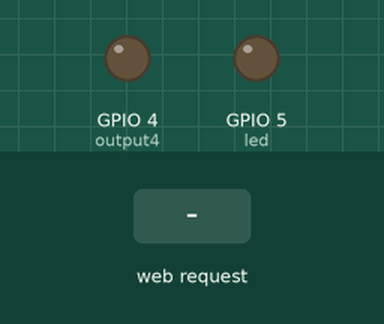
Bench run of a sketch on a simulated ESP8266 (NodeMCU). Parts: output pins drawn as LEDs (lit = HIGH). The inputs (shaded band) are chosen by the test bench. WiFi joins after 1.5 s; servers stay silent unless stated; what the sketch prints to the serial monitor is not drawn.

Above: at 2.7 s.
2.8 s: HTTP request GET /5/on received
At 3.4 s:
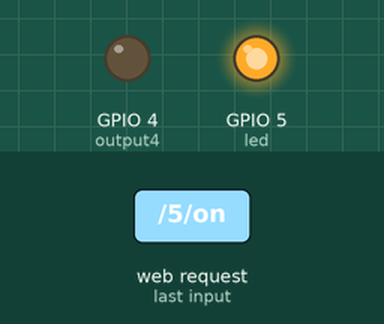
4.3 s: HTTP request GET /4/on received
At 5.5 s:
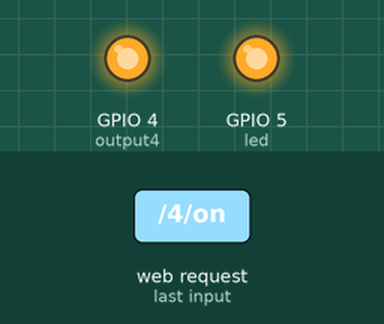
5.8 s: HTTP request GET /5/off received
At 6.8 s:
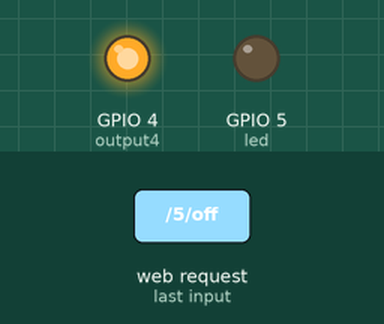
8.8 s: HTTP request GET /4/off received
At 9.1 s:
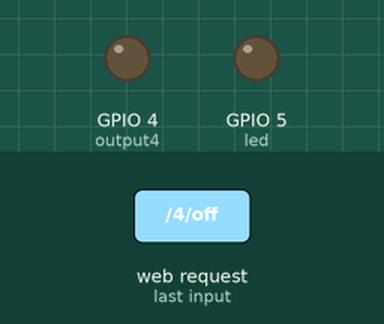
Timing chart, 0 to 11.8 s (numbered marks = the images above; inputs shaded):
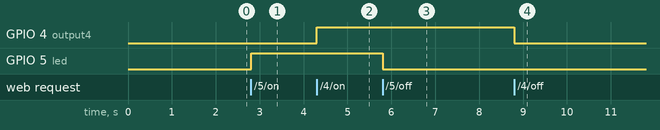

The sketch:

almost.ino
```cpp
#include <ESP8266WiFi.h>
const char* ssid     = "go";
const char* password = "asdfghjkl";
WiFiServer server(80);
String header;
String output5State = "off";
String output4State = "off";
const int output5 = 5;
const int output4 = 4;

char junk;
String inputString="";
#define led 5  // d7
#include<SoftwareSerial.h>

SoftwareSerial PS(3, 1);//(rx,tx)

void setup()                    // run once, when the sketch starts
{
Serial.begin(115200);            // set the baud rate to 9600, same should be of your Serial Monitor
 pinMode(led, OUTPUT);
   pinMode(1, FUNCTION_3);
pinMode(3, FUNCTION_3);
PS.begin(9600);

  // Initialize the output variables as outputs
  pinMode(output5, OUTPUT);
  pinMode(output4, OUTPUT);
  // Set outputs to LOW
  digitalWrite(output5, LOW);
  digitalWrite(output4, LOW);

  // Connect to Wi-Fi network with SSID and password
  Serial.print("Connecting to ");
  Serial.println(ssid);
  WiFi.begin(ssid, password);
  while (WiFi.status() != WL_CONNECTED) {
    delay(500);
    Serial.print(".");
  }
  // Print local IP address and start web server
  Serial.println("");
  Serial.println("WiFi connected.");
  Serial.println("IP address: ");
  Serial.println(WiFi.localIP());
  server.begin();

}

void loop()
{
  if(PS.available()){
  while(PS.available())
{
      char inChar = (char)PS.read();
      inputString += inChar;
}
    Serial.println(inputString);
    while (PS.available() > 0)
    { junk = PS.read() ; }
    if(inputString == "A"){
      digitalWrite(led, HIGH);

    }else if(inputString == "a"){
      digitalWrite(led, LOW);}
      inputString = "";
  }
WiFiClient client = server.available();   // Listen for incoming clients

  if (client) {                             // If a new client connects,
    Serial.println("New Client.");          // print a message out in the serial port
    String currentLine = "";                // make a String to hold incoming data from the client
    while (client.connected()) {            // loop while the client's connected
      if (client.available()) {             // if there's bytes to read from the client,
        char c = client.read();             // read a byte, then
        Serial.write(c);                    // print it out the serial monitor
        header += c;
        if (c == '\n') {                    // if the byte is a newline character
          // if the current line is blank, you got two newline characters in a row.
          // that's the end of the client HTTP request, so send a response:
          if (currentLine.length() == 0) {
            // HTTP headers always start with a response code (e.g. HTTP/1.1 200 OK)
            // and a content-type so the client knows what's coming, then a blank line:
            client.println("HTTP/1.1 200 OK");
            client.println("Content-type:text/html");
            client.println("Connection: close");
            client.println();

            // turns the GPIOs on and off
            if (header.indexOf("GET /5/on") >= 0) {
              Serial.println("GPIO 5 on");
              output5State = "on";
              digitalWrite(output5, HIGH);
            } else if (header.indexOf("GET /5/off") >= 0) {
              Serial.println("GPIO 5 off");
              output5State = "off";
              digitalWrite(output5, LOW);
            } else if (header.indexOf("GET /4/on") >= 0) {
              Serial.println("GPIO 4 on");
              output4State = "on";
              digitalWrite(output4, HIGH);
            } else if (header.indexOf("GET /4/off") >= 0) {
              Serial.println("GPIO 4 off");
              output4State = "off";
              digitalWrite(output4, LOW);
            }

            // Display the HTML web page
            client.println("<!DOCTYPE html><html>");
            client.println("<head><meta name=\"viewport\" content=\"width=device-width, initial-scale=1\">");
            client.println("<link rel=\"icon\" href=\"data:,\">");
            // CSS to style the on/off buttons
            // Feel free to change the background-color and font-size attributes to fit your preferences
            client.println("<style>html { font-family: Helvetica; display: inline-block; margin: 0px auto; text-align: center;}");
            client.println(".button { background-color: #195B6A; border: none; color: white; padding: 16px 40px;");
            client.println("text-decoration: none; font-size: 30px; margin: 2px; cursor: pointer;}");
            client.println(".button2 {background-color: #77878A;}</style></head>");

            // Web Page Heading
            client.println("<body><h1>Home Automation Control Page</h1>");

            // Display current state, and ON/OFF buttons for GPIO 5
            client.println("<p>GPIO 5 - State " + output5State + "</p>");
            // If the output5State is off, it displays the ON button
            if (output5State=="off") {
              client.println("<p><a href=\"/5/on\"><button class=\"button\">ON</button></a></p>");
            } else {
              client.println("<p><a href=\"/5/off\"><button class=\"button button2\">OFF</button></a></p>");
            }

            // Display current state, and ON/OFF buttons for GPIO 4
            client.println("<p>GPIO 4 - State " + output4State + "</p>");
            // If the output4State is off, it displays the ON button
            if (output4State=="off") {
              client.println("<p><a href=\"/4/on\"><button class=\"button\">ON</button></a></p>");
            } else {
              client.println("<p><a href=\"/4/off\"><button class=\"button button2\">OFF</button></a></p>");
            }
            client.println("</body></html>");

            // The HTTP response ends with another blank line
            client.println();
            // Break out of the while loop
            break;
          } else { // if you got a newline, then clear currentLine
            currentLine = "";
          }
        } else if (c != '\r') {  // if you got anything else but a carriage return character,
          currentLine += c;      // add it to the end of the currentLine
        }
      }
    }
    // Clear the header variable
    header = "";
    // Close the connection
    client.stop();
    Serial.println("Client disconnected.");
    Serial.println("");
  }


}
```

Measured:
- after the input at 2.8 s, GPIO 5 (led): LOW → HIGH at once
- after the input at 4.3 s, GPIO 4 (output4): LOW → HIGH at once
- after the input at 5.8 s, GPIO 5 (led): HIGH → LOW at once
- after the input at 8.8 s, GPIO 4 (output4): HIGH → LOW at once
